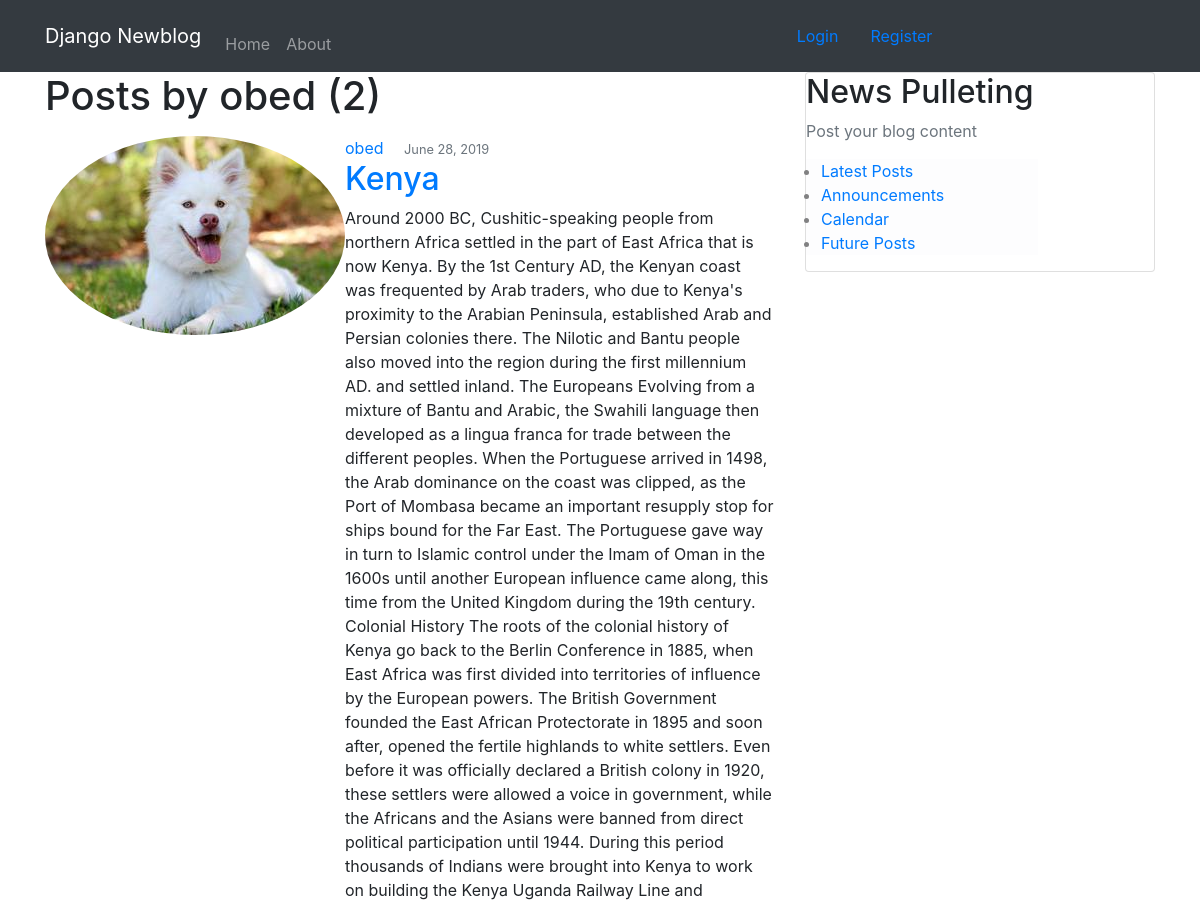
/user/obed (upper part), run on an earlier commit of the app's database.
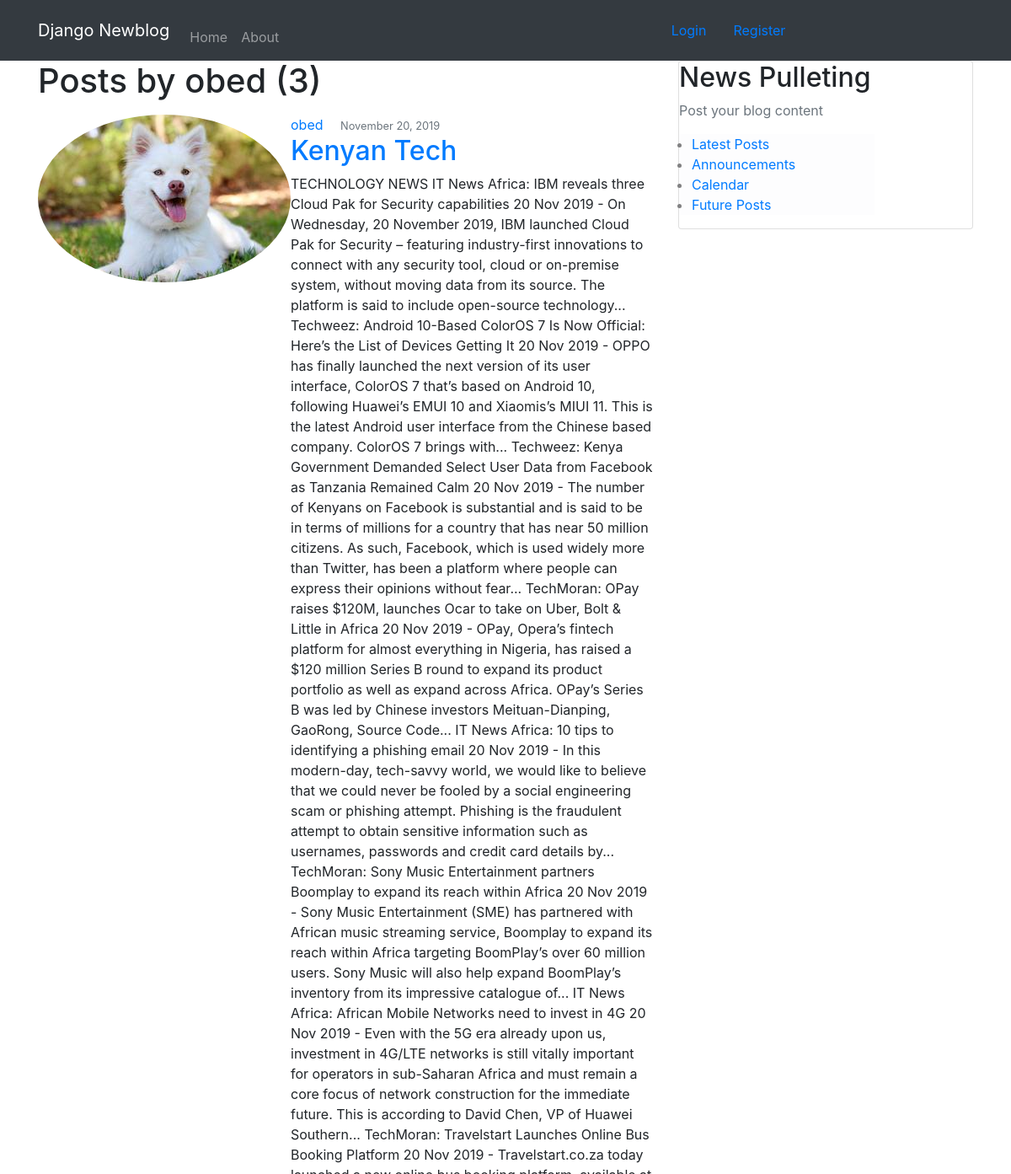
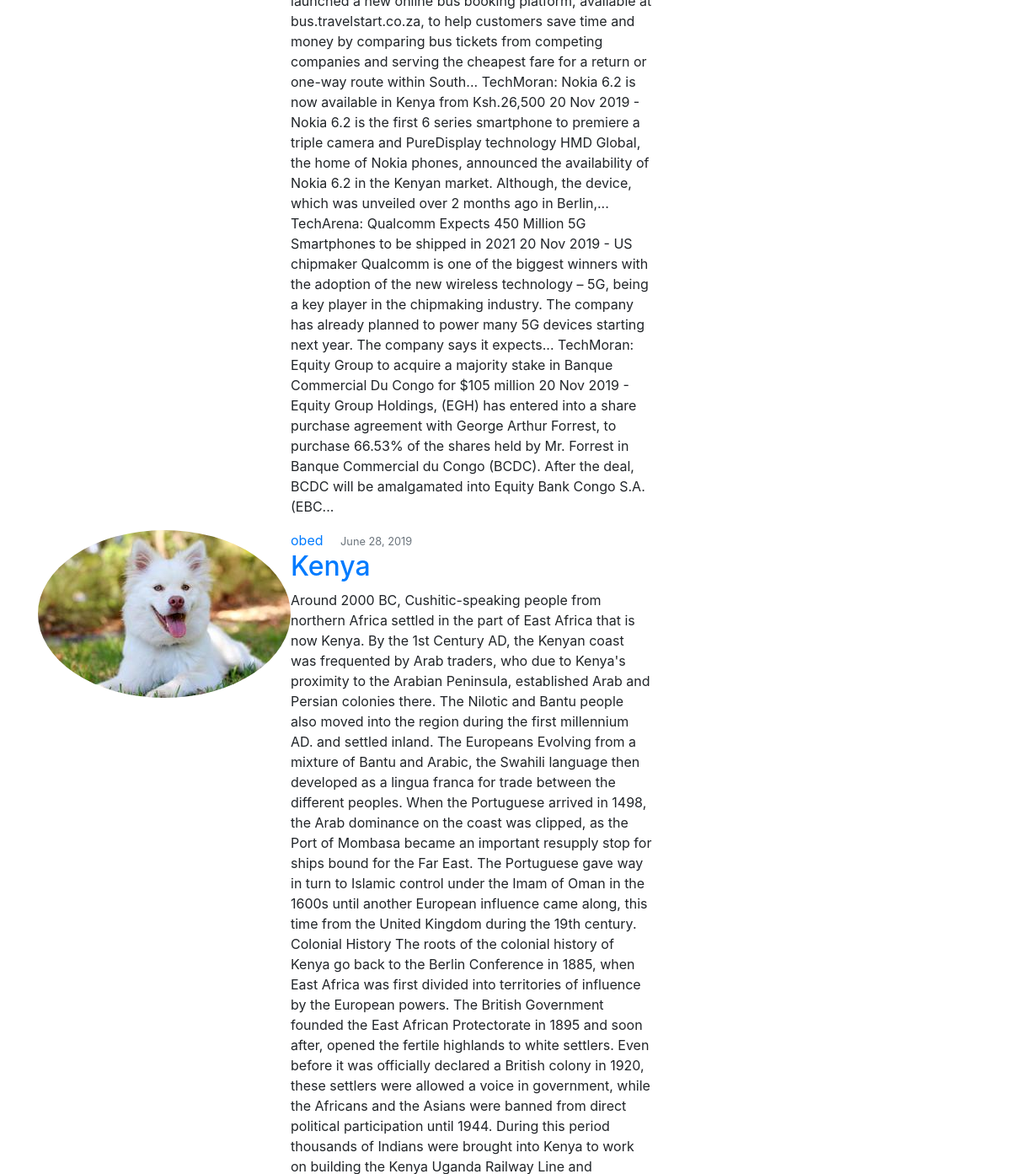
And on a later commit of the database (2 pictures, top to bottom).
### newblog/models.py (models this page shows, shortened)
class Post(models.Model):
	title = models.CharField(max_length=100)
	content = models.TextField()
	date_posted = models.DateTimeField(default=timezone.now)
	author = models.ForeignKey(User, on_delete= models.CASCADE)

### users/models.py (models this page shows, shortened)
class Profile(models.Model):
	user = models.OneToOneField(User, on_delete=models.CASCADE)
	image = models.ImageField(upload_to='profile_pics', default='default.jpg', )

### newblog/views.py (the view)
# urls.py: path('user/<str:username>', UserPostListView.as_view(), name='user-posts'),
class UserPostListView(ListView):
	model = Post
	template_name = 'newblog/user_posts.html'
	context_object_name = 'posts'
	paginate_by = 5
	def get_queryset(self):
		user = get_object_or_404(User, username=self.kwargs.get('username'))
		return Post.objects.filter(author=user).order_by('-date_posted')

### newblog/templates/newblog/user_posts.html (shortened to what this page needs)
{% extends "newblog/base.html" %}
{% block content %}
	<h1 class="mb-3">Posts by {{ view.kwargs.username}} ({{ page_obj.paginator.count}})</h1>
	{% for post in posts %}
	  	<article class="media content-section">
	  		<img class="rounded-circle article-img" src="{{ post.author.profile.image.url }}">
	  		<div class="media-body">
	  			<div class="article-metadata">
	  				<a class="mr-2" href="{% url 'user-posts'  post.author.username %}">{{ post.author}}</a>
	  				<small class="text-muted">{{ post.date_posted|date:"F d, Y" }}</small>
	  			</div>
	  			<h2><a class="article-title" href="{% url 'post-detail' post.id %}"> {{ post.title }}</a></h2>
	  			<p class="article-content">{{post.content}}</p>
	  		</div>
	  	</article>
	{% endfor %}
{% endblock  %}

### newblog/templates/newblog/base.html (shortened to what this page needs)
{% load static %}
<!DOCTYPE html>
<html>
<head>
    <link href="{% static 'newblog/css/bootstrap.css' %}"  rel="stylesheet" >
</head>
<body>
	<header class="site-header">
		<nav class="navbar navbar-expand-md navbar-dark bg-dark " >
			<div class="container">
				<a class="navbar-brand mr-7" href="{% url 'newblog-home' %}">Django Newblog</a>
				<div class="collapse navbar-collapse" id="navbarToggler">
					<div class="navbar-nav mt-auto">
						<a class="nav-item nav-link" href="{%  url 'newblog-home' %}">Home</a>
						<a class="nav-item nav-link" href="{%  url 'newblog-about' %}">About</a>
					</div>
					<div class="navbar col-md-8 justify-content-end">
						{% if user.is_authenticated %}
						<a class="nav-item nav-link" href="{% url 'post-create' %}">New Post</a>
						<a class="nav-item nav-link" href="{% url 'profile' %}">Profile</a>
						<a class="nav-item nav-link" href="{% url 'logout' %}">Logout</a>
						{% else%}
						<a class="nav-item nav-link"  href="{% url 'login' %}">Login</a>
						<a class="nav-item nav-link" href="{% url 'register' %}">Register</a>
						{% endif %}
					</div>
				</div>
			</div>
		</nav>
	</header>
	<main role="main" class="container">
		<div class="row" >
			<div class="col-md-8">
				{% block content %}{% endblock%}
			</div>
			<div class="col-md-4">
				<div class="card">
					<h2>News Pulleting </h2>
					<p class="text-muted">Post your blog content</p>
					<ul class="list-group-item-light list-group-item-light col-md-8">
						<li><a href="">Latest Posts</a></li>
						<li><a href="">Announcements</a></li>
						<li><a href="">Calendar</a></li>
						<li><a href="">Future Posts</a></li>
					</ul>
				</div>
			</div>
		</div>
	</main>
</body>
</html>

What changed in the data, as far as the page shows it:
added Post: author.profile.image (picture), author "obed", date_posted "November 20, 2019", title "Kenyan Tech", content "TECHNOLOGY NEWS IT News Africa: IBM reveals three Cloud Pak for Security capabilities 20 Nov 2019 - On Wednesday, 20 November 2019, IBM launched Cloud Pak for Security – featuring industry-first innovations to connect with any security tool, cloud or on-premise system, without moving data from its source. The platform is said to include open-source technology... Techweez: Android 10-Based ColorOS 7 Is Now Official: Here’s the List of Devices Getting It 20 Nov 2019 - OPPO has finally launched the next version of its user interface, ColorOS 7 that’s based on Android 10, following Huawei’s EMUI 10 and Xiaomis’s MIUI 11. This is the latest Android user interface from the Chinese based company.…"
Also different on the page:
{{ page_obj.paginator.count }}: "2" → "3"
